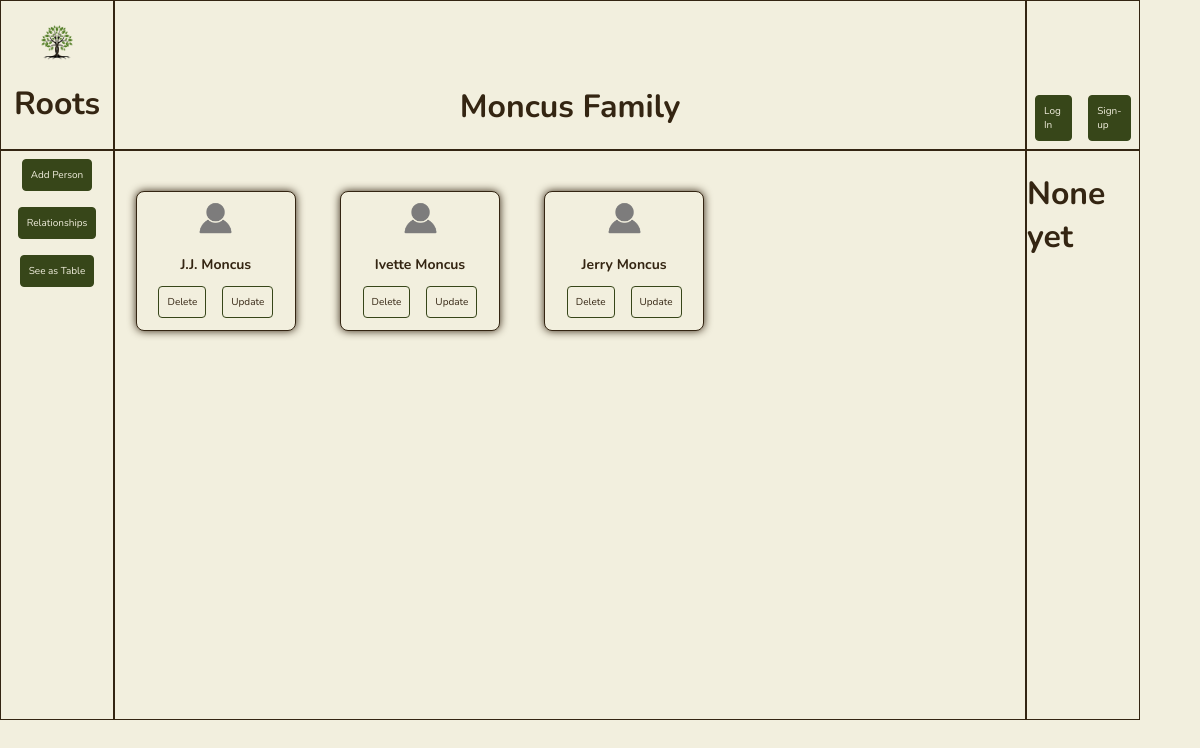
Before: / with the older database file.
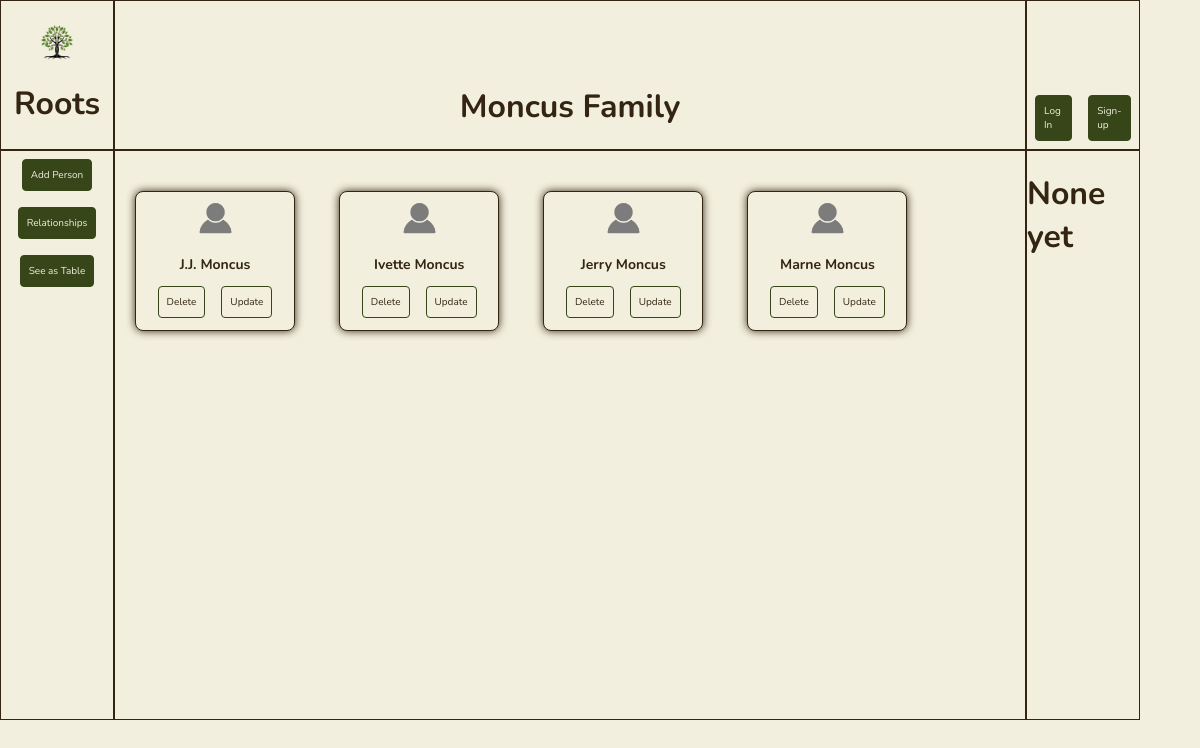
After: the same page with the newer database file.
### app.py (models this page shows, shortened)
class Person(db.Model):
    id = db.Column(db.Integer, primary_key=True)
    first_name = db.Column(db.String(200), nullable=False)
    last_name = db.Column(db.String(200), nullable=False)
    middle_name = db.Column(db.String(200), nullable=False, default='')
    nick_name = db.Column(db.String(200), nullable=False, default='')
    date_created = db.Column(db.DateTime, default=datetime.utcnow)
    parents = db.relationship('Person',
                              secondary = person_parent_association,
                              primaryjoin = id == person_parent_association.c.person_id,
                              secondaryjoin = id == person_parent_association.c.parent_id,
                              backref = db.backref('children', lazy='dynamic'))
    siblings = db.relationship('Person',
                              secondary = sibling_association,
                              primaryjoin = id == sibling_association.c.left_id,
                              secondaryjoin = id == sibling_association.c.right_id,
                              back_populates = 'siblings',
                              lazy='dynamic')

### app.py (the view)
@app.route('/', methods=['POST', 'GET'])
def index():
    if request.method == 'POST':
        first_name = request.form['first_name']
        last_name = request.form['last_name']
        middle_name = request.form['middle_name']
        nick_name = request.form['nick_name']
        new_person = Person(first_name = first_name,
                            last_name = last_name,
                            middle_name = middle_name,
                            nick_name = nick_name)
        try:
            db.session.add(new_person)
            db.session.commit()
            return redirect(request.referrer)
        except:
            return 'There was an issue adding your person'
    else:
        people = Person.query.order_by(Person.date_created).all()
        return render_template('index.html', people=people)

### templates/index.html (shortened to what this page needs)
{% extends 'base.html' %}
{% block body %}
<div class='content default-grid' id="content-index">
    <div class="grid-item grid-item-1">
        <div class="logo" id="logo-index">
            <div class="content-container-column">
                    <img src="{{ url_for('static', filename='logos/green-tree-logo.png') }}" alt="Green Tree Logo">
                    <h1>Roots</h1>
            </div>
        </div>
    </div>
    <div class="grid-item grid-item-2">
        <div class="current-family-name" id="current-family-name-index">
            <div class="content-container-row">
                <h1>Moncus Family</h1>
            </div>
        </div>
    </div>
    <div class="grid-item grid-item-3">
        <div class="account-tasks-panel">
            <div class="content-container-row">
                <a class="btn" id='log-in' href="">Log In</a>
                <a class="btn" id='sign-up' href="">Sign-up</a>
            </div>
        </div>
    </div>
    <div class="grid-item grid-item-4">
        <div class="app-tasks-panel">
            <div class="content-container-column">
                <a class="btn" id='addPersonBtn'>Add Person</a>
                <a class="btn" id='addPersonBtn' href="/relationships">Relationships</a>
                <a class="btn" id='table' href="/table">See as Table</a>
            </div>
        </div>
    </div>
    <div class="grid-item grid-item-5">
        <div class="tree-panel">
            <div class="content-tree">
                {% if people|length < 1 %}
                <h4 style="text-align: center">There are no people. Create one!</h4>
                {% else %}
                    {% for person in people %}
                    <div class="card-container">
                        <div class="card">
                            <a class="card-link" href="/card_focus/{{person.id}}">
                                <div class="card-content">
                                    <img src="{{ url_for('static', filename='logos/empty-prof-pic.png') }}" alt="Profile Picture">
                                    {% if person.nick_name == "" %}
                                    <h3>{{person.first_name}} {{person.last_name}}</h3>
                                    {% else %}
                                    <h3>{{person.nick_name}} {{person.last_name}}</h3>
                                    {% endif %}
                                    <div class="btn-container">
                                        <a href="/delete/{{person.id}}" class="btn">Delete</a>
                                        <a href="/update_tree/{{person.id}}" class="btn">Update</a>
                                    </div>
                                </div>
                            </a>
                        </div>
                    </div>
                    {% endfor %}
                {% endif %}
            </div>
        </div>
    </div>
    <div class="grid-item grid-item-6">
        <div class="secondary-panel">
            <div class="content-container-column">
                <h1>None yet</h1>
            </div>
        </div>
    </div>
</div>
{% endblock %}

Changed rows visible on the page:
changed Person (number 1 of 4 on the later page): nick_name (not shown) → "J.J."; first_name "J.J." → (not shown)
added Person: first_name "Marne", last_name "Moncus"
